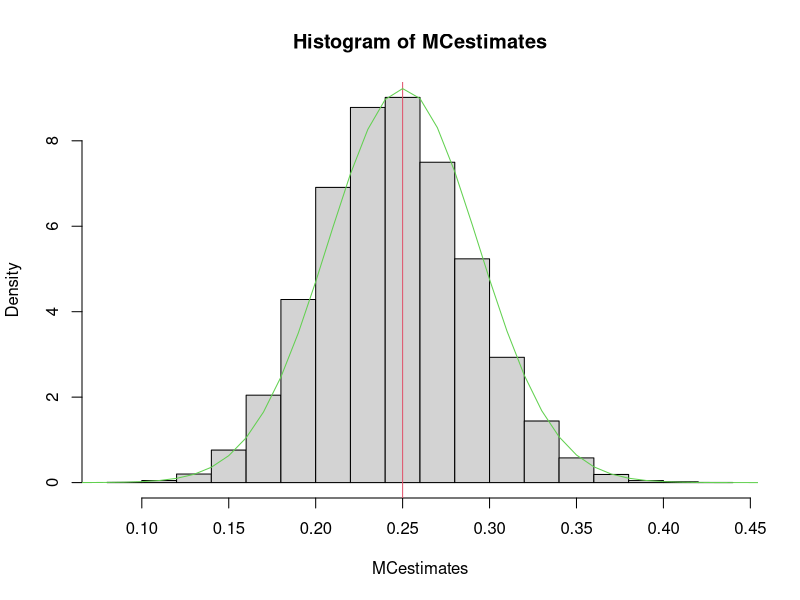
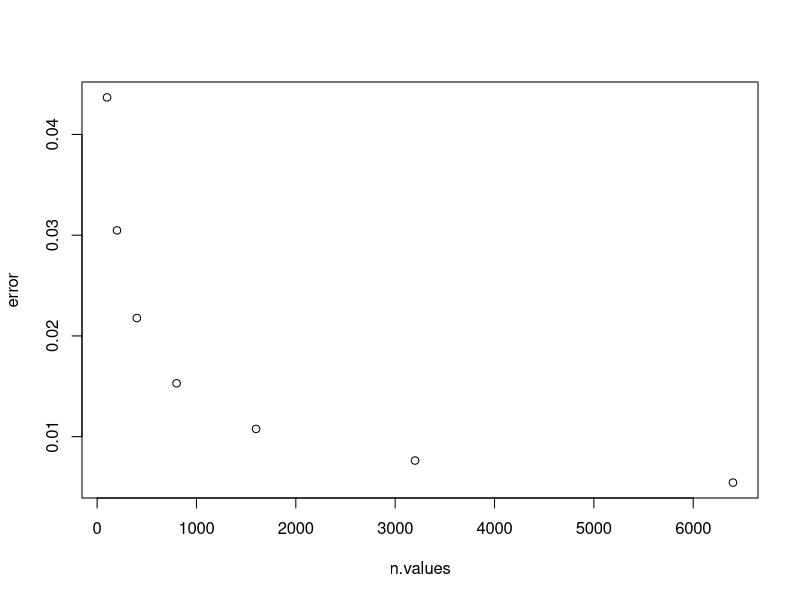
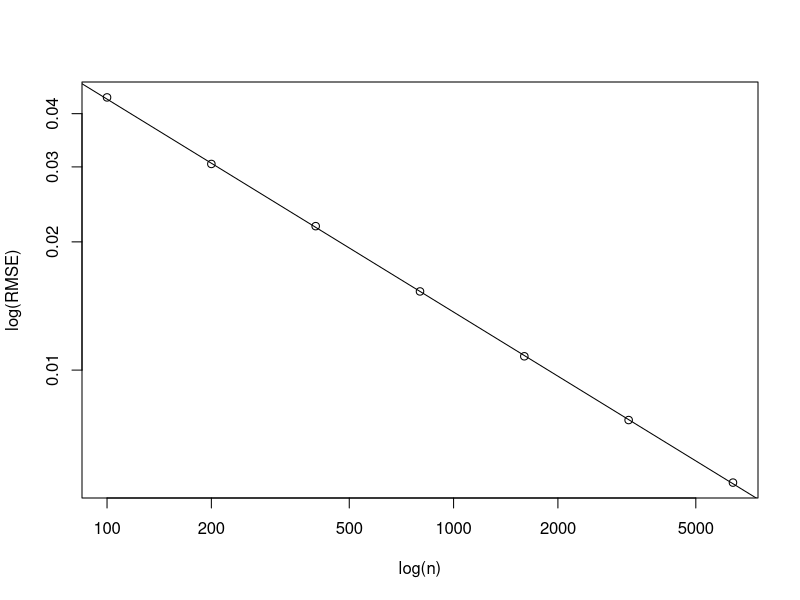

Write the R code that produced these figures, in order.

#
# Lets estimate P(X < -1 ) where X ~ Cauchy
#

n <- 100
x <- rcauchy(n)

sum(x< -1 )/n
pcauchy(-1)

# What is the error in this estimator?

MCestimates <- replicate(10^5, {
  x <- rcauchy(n)
  sum(x< -1 )/n
})


hist(MCestimates, probability = T)
abline(v=pcauchy(-1), col=2)

# MC error
sd(MCestimates)

# Check the normal assumption holds
lines(seq(0,1,0.01), dnorm(seq(0,1,0.01), mean = mean(MCestimates), sd = sd(MCestimates)), col=3)


## plot error rate as function of n

i<-1
error <- c()
n.values <- c(100,200,400,800,1600,3200, 6400)
for(n in n.values){
  print(n)
  
  error[i] <- sd(replicate(10^4, {
    x <- rcauchy(n)
    sum(x< -1 )/n
  }))
  i <-i+1
  }
plot(n.values, error)


## check that ther log(error) decays with rate -1/2
plot(n.values, error, log='xy', xlab='log(n)', ylab='log(RMSE)')
lm(log(error)~log(n.values))
abline(a=log10(sd(as.numeric(rcauchy(100000)< -1))), b=-1/2)


##################################################
